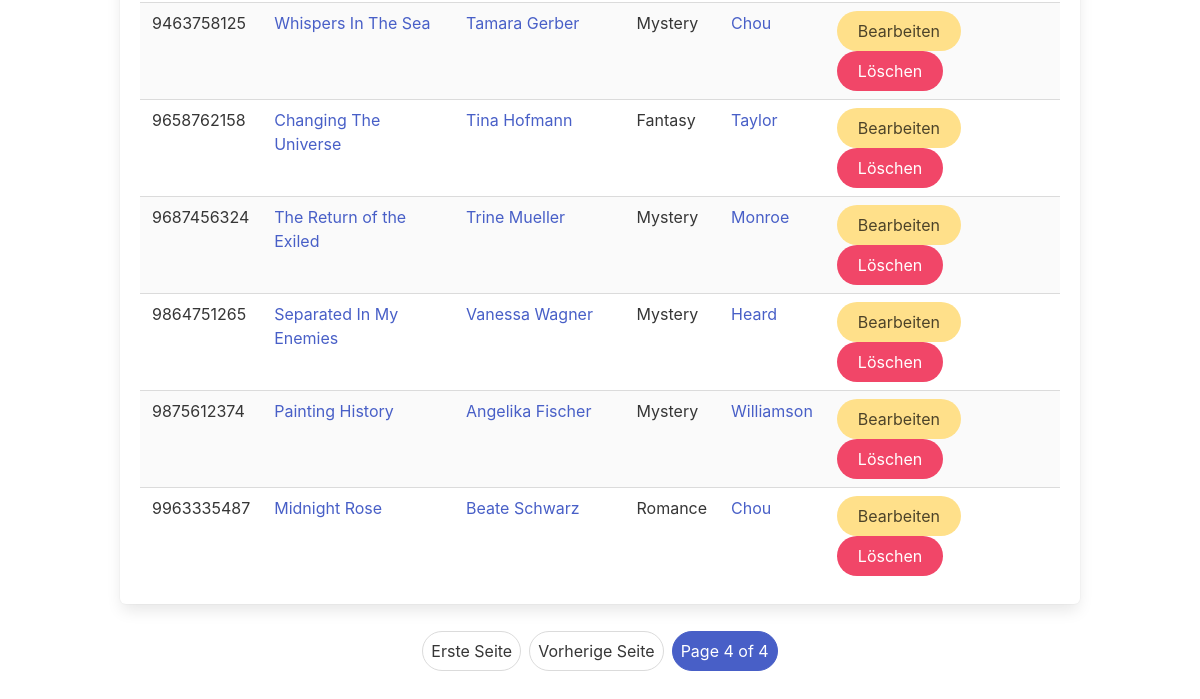
Page /buch/?page=4 (lower part) on the earlier database version.
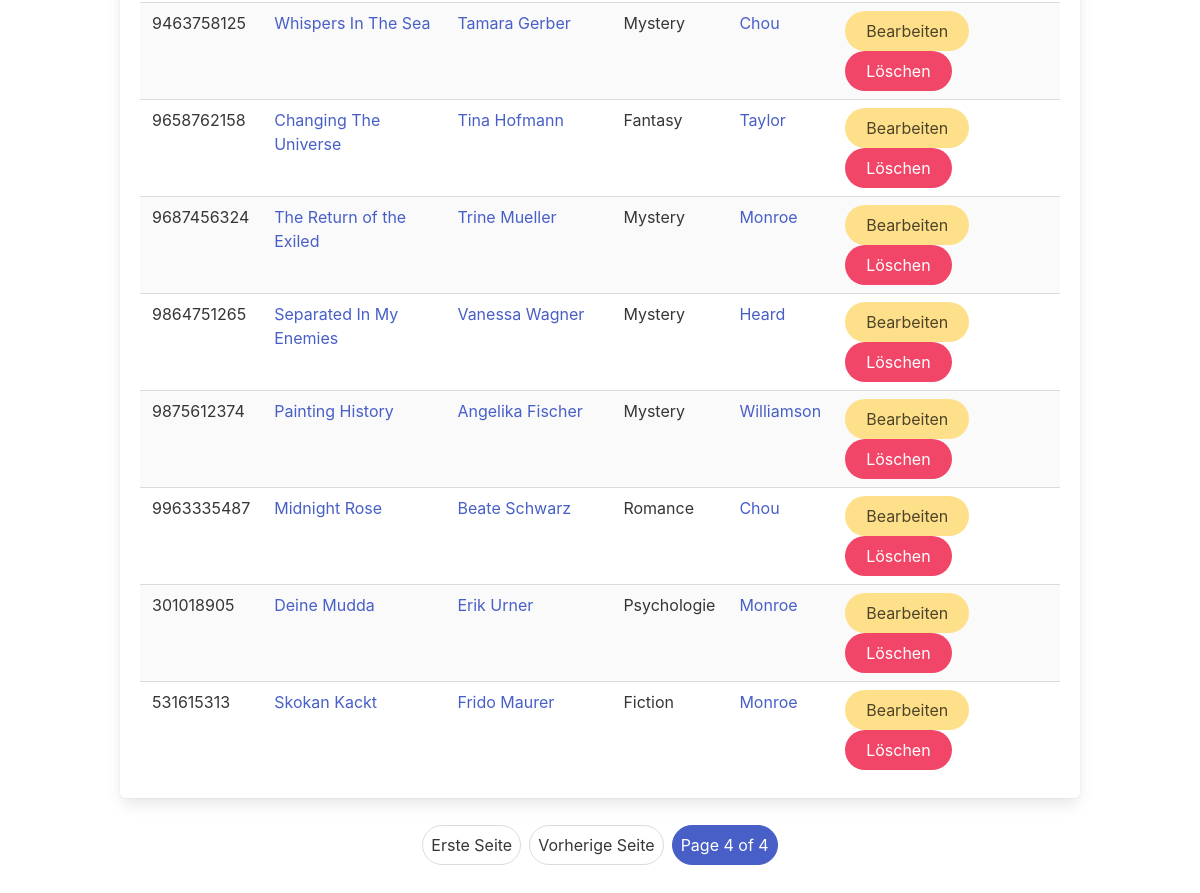
Same page on the later database version.
### buecherei/models.py (models this page shows, shortened)
class Buch(models.Model):
    isbn = models.IntegerField()
    verlag = models.ForeignKey(Verlag, on_delete=models.CASCADE, related_name="verlag")
    titel = models.CharField(max_length=64)
    genre = models.CharField(max_length=64)
    jahr = models.IntegerField()
    autor = models.ManyToManyField(Autor)
    ausgeliehen = models.BooleanField(default=False)
    class Meta:
        verbose_name_plural = "Bücher"

class Autor(models.Model):
    vorname = models.CharField(max_length=64)
    nachname = models.CharField(max_length=64)
    class Meta:
        verbose_name_plural = "Autoren"

class Verlag(models.Model):
    name = models.CharField(max_length=64)
    telefonnummer = models.CharField(max_length=64)
    strasse = models.CharField(max_length=64)
    plz = models.IntegerField()
    ort = models.CharField(max_length=64)
    class Meta:
        verbose_name_plural = "Verlage"

### buecherei/views.py (the view, shortened to what this page needs)
# urls.py: path('buch/', views.buch, name='buch'),
def buch(request):
    if request.method == 'POST' and request.POST.get("delete"):
        id = request.POST.get("delete")
        buch = Buch.objects.get(id=id)
        buch.delete()
        messages.info(request, 'Das Buch wurde erfolgreich gelöscht!', extra_tags='message is-success')
        return redirect(reverse('buch'))
    if request.method == 'POST' and request.POST.get("edit"):
        form = BuchForm(instance=Buch.objects.get(id=request.POST.get("edit")))
        return render(request, 'edit.html', {
                        'id': request.POST.get("edit"),
                        'form': form,
                        })
    buecher = Buch.objects.all()
    paginator = Paginator(buecher, 25)
    page_number = request.GET.get('page')
    page_obj = paginator.get_page(page_number)
    buch_id = [x for x in page_obj.object_list]
    buch_autor_id = [buch_id[x].id for x in range(len(buch_id))]
    autor_id = [x[0] for x in Buch.objects.filter(id__in=buch_autor_id).values_list('autor')]
    autor_storage = [Autor.objects.filter(id=[x][0]) for x in autor_id]
    autor = [autor_storage[x][0] for x in range(len(autor_storage))]
    combo = zip(page_obj.object_list, autor)
    return render(request, 'buch.html', {
        "page_obj": page_obj,
        "combo": combo,
    })

### templates/buch.html (shortened to what this page needs)
{% extends "index.html" %}
{% block table %}
    <table  class="table is-striped is-hoverable box">
        {% for buch, autor in combo %}
        <tr class="nutzer__table_row">
            <td class="td">{{ buch.isbn }}</td>
            <td class="td"><a href="{% url 'buch_detail' buch.id %}">{{ buch.titel }}</a></td>
            <td class="td"><a href="{% url 'autor_detail' autor.id %}">{{ autor.vorname }} {{ autor.nachname }}</a> </td>
            <td class="td">{{ buch.genre }}</td>
            <td class="td"><a href="{% url 'verlag' buch.verlag.id %}">{{ buch.verlag.name }}</a></td>
            <td class="td">
                <button type="submit" class="button is-warning is-rounded is-responsive" name="edit" value="{{ buch.id }}">Bearbeiten</button>
                <button type="submit" class="button is-danger is-rounded is-responsive" name="delete" value="{{ buch.id }}">Löschen</button>
            </td>
        </tr>
        {% endfor %}
    </table>
{% endblock %}

Differences in the rows shown:
added Buch: isbn "301018905", titel "Deine Mudda", vorname "Erik", nachname "Urner", genre "Psychologie", verlag.name "Monroe", {{ buch.id }} 91 (drawn)
added Buch: isbn "531615313", titel "Skokan Kackt", vorname "Frido", nachname "Maurer", genre "Fiction", verlag.name "Monroe", {{ buch.id }} 92 (drawn)
